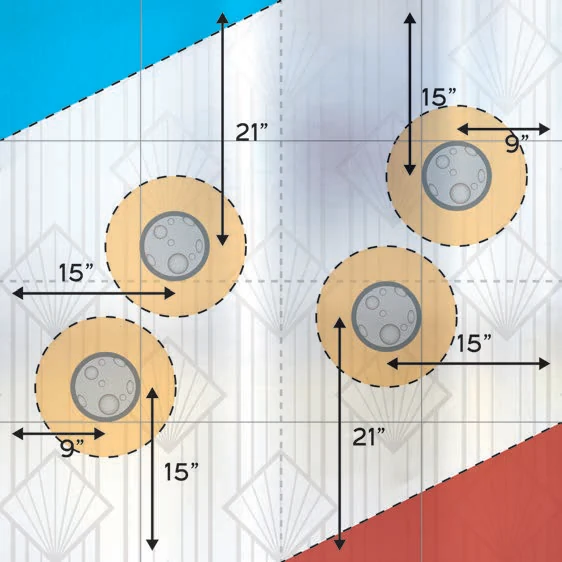
#> input picture assets/scenarios/dropfleet/a-rocky-runaround.webp, 562 x 562 px; its folder holds 4 pictures in this run
$ python gen-scenario-thumbs.py
#> lines starting #> are read from the running program, lines starting #| are printed output that depends on the picture
#!/usr/bin/env python3
"""Small copies of the scenario maps for the references index.

    PYTHONUTF8=1 python scripts/gen-scenario-thumbs.py

Reads assets/scenarios/dropfleet/*.webp (written by extract-scenario-maps.py)
and writes 192px squares to assets/scenarios/dropfleet/thumb/, enough for a
96px thumbnail on a 2x screen. Re-run after extracting maps.
"""
import glob
import os

from PIL import Image

ROOT = os.path.dirname(os.path.dirname(os.path.abspath(__file__)))
SRC = os.path.join(ROOT, 'assets', 'scenarios', 'dropfleet')
OUT = os.path.join(SRC, 'thumb')
SIZE = 192


def without_variants(path):
    """The map as the book prints it. A Variant's layer is display="none", which MuPDF ignores,
    so it is taken out before rendering."""
    import xml.etree.ElementTree as ET
    ET.register_namespace('', 'http://www.w3.org/2000/svg')
    ET.register_namespace('xlink', 'http://www.w3.org/1999/xlink')
    root = ET.parse(path).getroot()
    for parent in root.iter():
        for child in [c for c in parent if 'data-v' in c.attrib]:
            parent.remove(child)
    return ET.tostring(root)


def main():
    os.makedirs(OUT, exist_ok=True)
    total = 0
    paths = sorted(glob.glob(os.path.join(SRC, '*.webp')))
    for path in paths:
        dest = os.path.join(OUT, os.path.basename(path))
        svg = path[:-5] + '.svg'
        if os.path.exists(svg):   # a redrawn map wins over the book's small picture
            import fitz
            page = fitz.open(stream=without_variants(svg), filetype='svg')[0]
            zoom = SIZE * 2 / page.rect.width
            pix = page.get_pixmap(matrix=fitz.Matrix(zoom, zoom))
            im = Image.frombytes('RGB', (pix.width, pix.height), pix.samples)
        else:
            im = Image.open(path)
#> im is the input picture: PIL image 562x562 RGB; mean R, G, B 201.8, 203.8, 201.7
        im.convert('RGB').resize((SIZE, SIZE), Image.LANCZOS).save(dest, 'WEBP', quality=82, method=6)
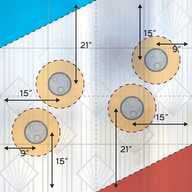
#> saved as a-rocky-runaround.webp: PIL image 192x192 RGB; mean R, G, B 201.8, 203.7, 201.6
        total += os.path.getsize(dest)
#> pass 2 of the loop in main, `for path in paths:`:
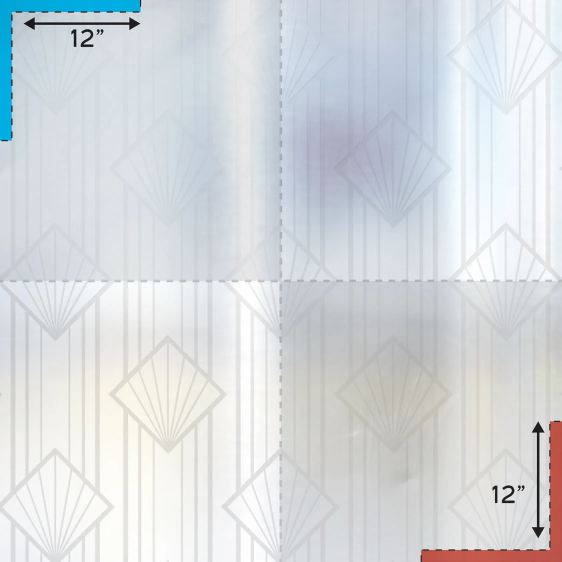
#> input picture assets/scenarios/dropfleet/almost-nothing-at-all.webp, 1123 x 1123 px (shown at 1/2 size)
#> in main, im is the input picture: PIL image 1123x1123 RGB; mean R, G, B 213.7, 218.2, 221.4
#> in main, `im.convert('RGB').resize((SIZE, SIZE), Image.LANCZOS).save(dest, 'WEBP..`:
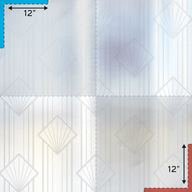
#> saved as almost-nothing-at-all.webp: PIL image 192x192 RGB; mean R, G, B 213.7, 218.2, 221.4
#> pass 3 of the loop in main, `for path in paths:`:
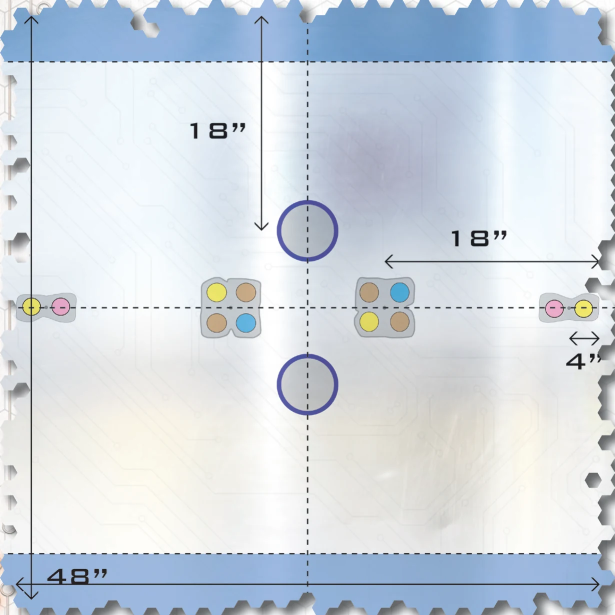
#> input picture assets/scenarios/dropfleet/core-defence-relay.webp, 1230 x 1230 px (shown at 1/2 size)
#> in main, im is the input picture: PIL image 1230x1230 RGB; mean R, G, B 208.1, 216.5, 225
#> in main, `im.convert('RGB').resize((SIZE, SIZE), Image.LANCZOS).save(dest, 'WEBP..`:
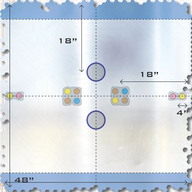
#> saved as core-defence-relay.webp: PIL image 192x192 RGB; mean R, G, B 208.1, 216.4, 224.9
#> the loop made 4 passes; the first 3 are shown
    print('%d thumbnails, %d KB -> %s' % (len(paths), total // 1024, os.path.relpath(OUT, ROOT)))


if __name__ == '__main__':
    main()
